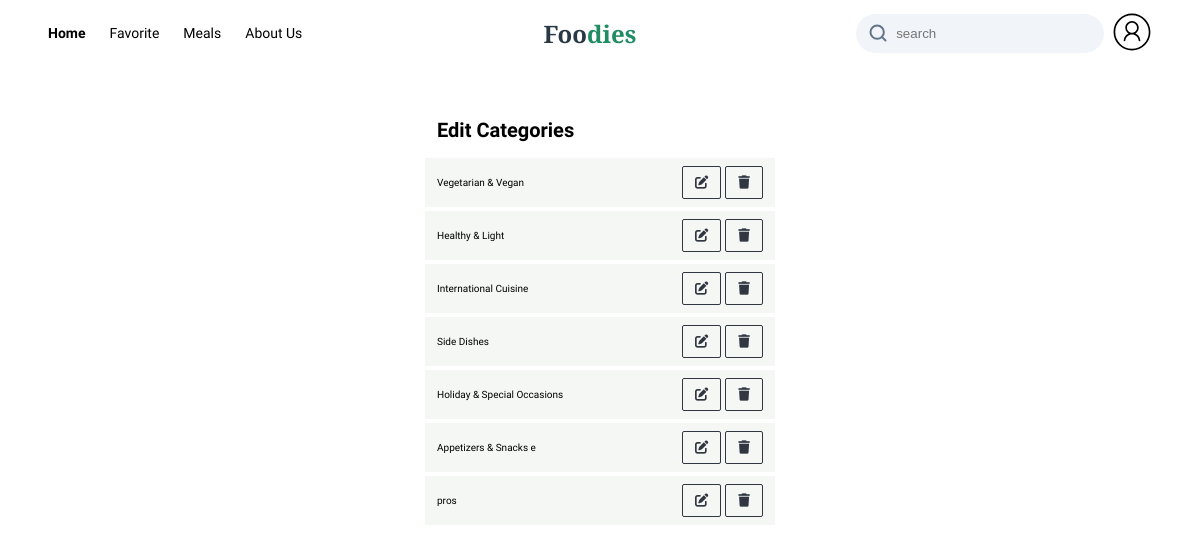
Before: /users/EditCategory/ (signed in) with the older database file.
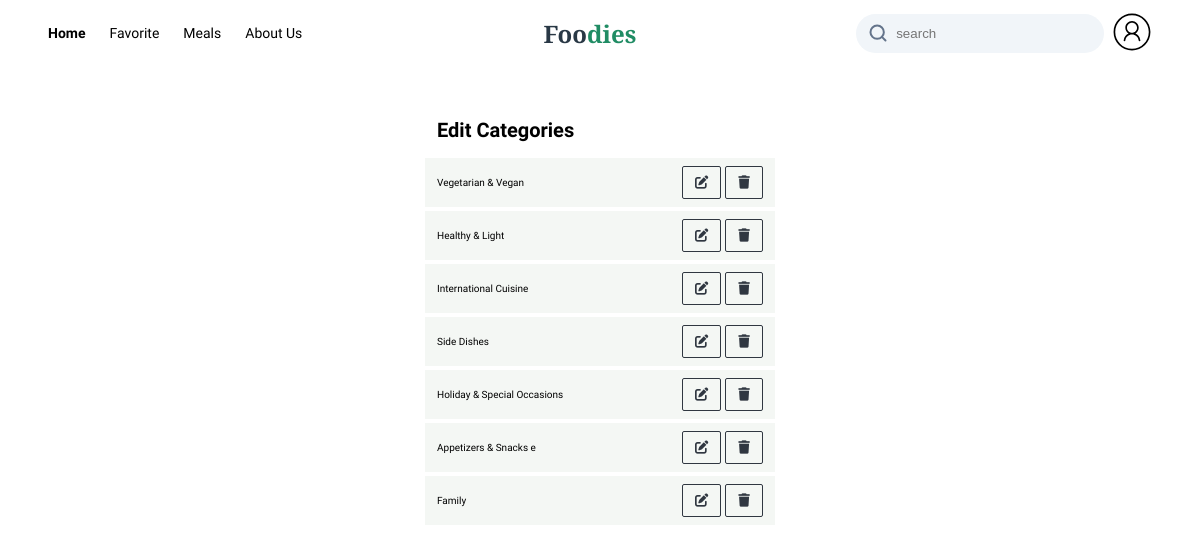
After: the same page with the newer database file.
### recipes/models.py (models this page shows, shortened)
class Category(models.Model):
    id = models.AutoField(primary_key=True)
    name = models.CharField(max_length=64)

### users/views.py (the view)
# urls.py: path('EditCategory/', views.EditCategory_view, name='EditCategory_view'),
def EditCategory_view(request):
    Categories = Category.objects.all()
    return render(request, "users/EditCategory.html", {
        'Categories': Categories,
    })

### templates/users/EditCategory.html (shortened to what this page needs)
{% load static %}
{% load bookmark_filter %}
<!DOCTYPE html>
<html lang="en">
<head>
    <link rel="stylesheet" href="{% static 'recipes/style/header.css' %}?{% now 'U' %}">
    <link rel="stylesheet" href="{% static 'users/style/profile.css' %}?{% now 'U' %}">
    <link rel="stylesheet" href="{% static 'users/style/EditLevel.css' %}?{% now 'U' %}">
</head>
<body>
<header>
    <div class="left-side hide-mobile">
        <nav class="hide-mobile">
            <ul>
                <li class="active"><a href="{% url 'index' %}">Home</a></li>
                <li><a href="{% url 'favorite' %}">Favorite</a></li>
                <li class="select-container">
                    <p class="select-paragraph">Meals</p>
                </li>
                <li><a href="{% url 'AboutUs' %}">About Us</a></li>
            </ul>
        </nav>
    </div>
    <div class="logo">
        <h1>
            <a href="{% url 'index' %}">Foo<span>dies</span></a>
        </h1>
    </div>
    <div class="right-side">
        <form id="searchForm" class="search-field" method="GET" action="{% url 'searchRecipe' %}"
            data-action-url="{% url 'searchRecipe' %}" data-csrf-token="{{ csrf_token }}">
            <input type="search" name="query" class="input-field" placeholder="search"/>
        </form>
        <div>
            {% if request.user.is_authenticated %}
                <a href="{% url 'users:profile' %}">
                    <img src="{% static 'Assets/profile.svg' %}" alt="profile icon" width="40px" height="40px">
                </a>
            {% else %}
                <div class="hide-mobile verification-btn ">
                    <a class="loginInBtn" href="{% url 'users:login_view' %}">login</a>
                    <a class="signInBtn" href="{% url 'users:register' %}">Sign Up</a>
                </div>
            {% endif %}
        </div>
    </div>
</header>
<div class="level-wrapper">
    <h1 style="padding: 12px">Edit Categories</h1>
    {% for category in Categories %}
        <div class="level">
            <p class="item-name">{{ category.name }}</p>
            <div class="EditBtns">
              <form class="edit_level_form  btn" method="GET" action="{% url 'users:EditCategoryForm_view' category_id=category.id  %}">
                    <button class="edit_level_btn ">
                        <i class="fa-solid fa-edit"></i>
                    </button>
              </form>
              <form class="delete_level_form" method="POST" data-csrf-token="{{ csrf_token }}"
                    data-action-url="{% url 'users:deleteCategory_view' %}">
                    <button class="delete_level_btn btn" type="button">
                        <i class="fa-solid fa-trash"></i>
                    </button>
              </form>
            </div>
        </div>
    {% endfor %}
</div>
</body>
</html>

### recipes/static/recipes/style/header.css (style rules this page uses)
* { box-sizing: border-box; padding: 0; margin: 0; }
html { font-size: 62.5%; height: 100%; font-family: "Plus Jakarta Sans", sans-serif; }
body { min-height: 100%; display: flex; flex-direction: column; }
.hide-mobile { display: none; }
ul { list-style: none; }
a { text-decoration: none; color: #293845; }
header { display: flex; align-items: center; justify-content: space-between; flex-direction: row; padding: 12px 48px; }
header div { display: flex; align-items: center; flex-direction: row; }
header .left-side { gap: 20px; display: flex; flex-direction: row; justify-content: space-between; }
header .logo { width: 40%; }
header .logo h1 { font-size: 2.4rem; }
header .logo h1 a { font-weight: 800; font-family: 'Source Serif 4', serif; }
header .logo h1 a span { color: #208C64; }
.hide-mobile, header .verification-btn { display: none; }
header nav ul { display: flex; align-items: center; gap: 24px; }
header nav ul li { font-size: 1.4rem; font-weight: 500; }
header nav ul li p { font-size: 1.4rem; }
header .right-side { display: flex; flex-direction: row; align-items: center; justify-content: flex-end; gap: 12px; width: 60%; }
header .search-field { width: 50%; position: relative; }
header .right-side .input-field { width: 100%; padding: 12px 12px 12px 40px; border: none; background-color: #F1F5F9; border-radius: 20px; }
header .search-field svg { position: absolute; left: 12px; top: 9px; width: 20px; height: 20px; }
header nav.hide-mobile ul li a { transition: all .4s ease; color: black; }
header nav.hide-mobile ul li.active { font-weight: bold; }
.select-container { position: relative; transition: display .4s ease; transition-duration: 2s; }
@media only screen and (min-width: 860px) { .hide-mobile, header .verification-btn { display: unset; } }
@media only screen and (min-width: 860px) { header .left-side { gap: 20px; width: 50%; } }
@media only screen and (min-width: 860px) { header .logo { width: unset; } }
@media only screen and (min-width: 860px) { header .right-side { gap: 8px; width: 50%; margin-left: 20px; } }

### recipes/static/users/style/EditLevel.css (style rules this page uses)
.level-wrapper { max-width: 1000px; display: flex; flex-direction: column; gap: 4px; margin: 4rem auto; }
.level { min-width: 350px; display: flex; flex-direction: row; justify-content: space-between; gap: 16px; align-items: center; padding: 8px 12px; background-color: #f4f7f4; }
.level-wrapper .EditBtns { display: flex; flex-direction: row; gap: 4px; }
.level-wrapper .EditBtns button { padding: 8px 12px; background-color: unset; border-radius: 2px; color: #303741; border: 1px solid #303741; }

Changed rows visible on the page:
removed Category: name "pros"
added Category: name "Family"
